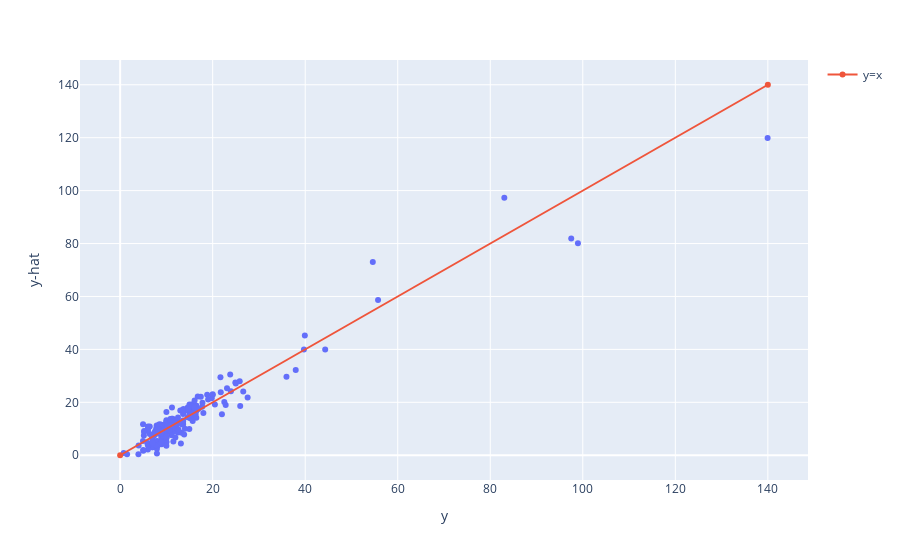

Notebook cell for this chart:
### Code cell
# fit_model7
y_7 = fit_model7.model.endog
print("r =",np.corrcoef(y_7, fit_model7.predict())[0,1])
fig = px.scatter(x=y_7, y=fit_model7.predict(),
                 labels={"x": "y", "y": "y-hat"},)
fig.add_trace(go.Scatter(x=[0,140], y=[0,140], name="y=x", line_shape='linear'))
fig.show()

### Figure 1 — Plotly figure (JSON) as saved in the notebook; plotly's stock layout.template omitted (floating-point values rounded to 4 significant figures; data arrays with more than 128 entries replaced by an {"elided": "..."} marker saying what was removed)
{"data": [{"hovertemplate": "y=%{x}<br>y-hat=%{y}<extra></extra>", "legendgroup": "", "marker": {"color": "#636efa", "symbol": "circle"}, "mode": "markers", "name": "", "orientation": "v", "showlegend": false, "type": "scatter", "x": {"elided": "323 float values"}, "xaxis": "x", "y": {"elided": "323 float values"}, "yaxis": "y"}, {"line": {"shape": "linear"}, "name": "y=x", "type": "scatter", "x": [0, 140], "y": [0, 140]}], "layout": {"legend": {"tracegroupgap": 0}, "margin": {"t": 60}, "xaxis": {"anchor": "y", "domain": [0, 1], "title": {"text": "y"}}, "yaxis": {"anchor": "x", "domain": [0, 1], "title": {"text": "y-hat"}}}}
